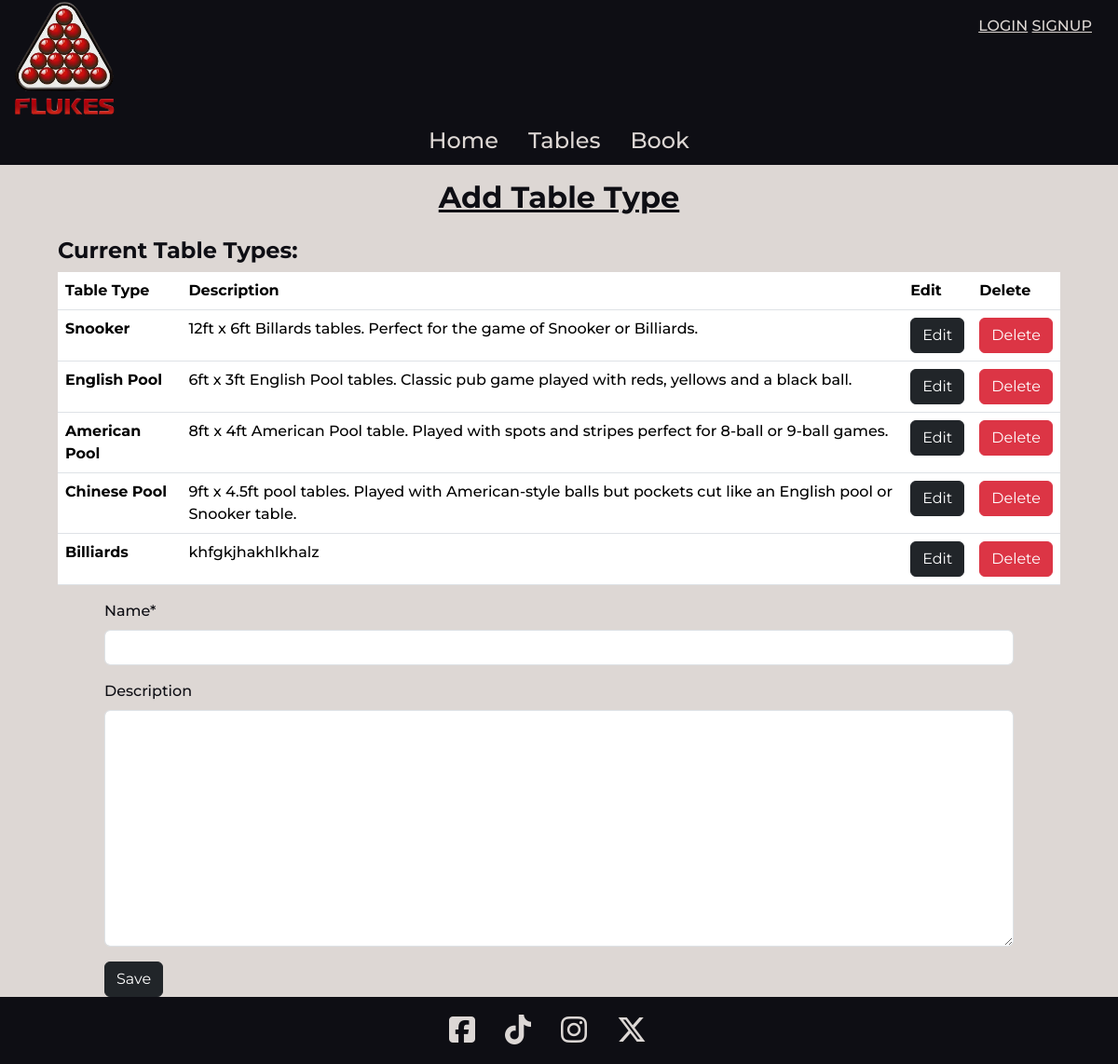
Page /tables/add_type/ on the earlier database version.
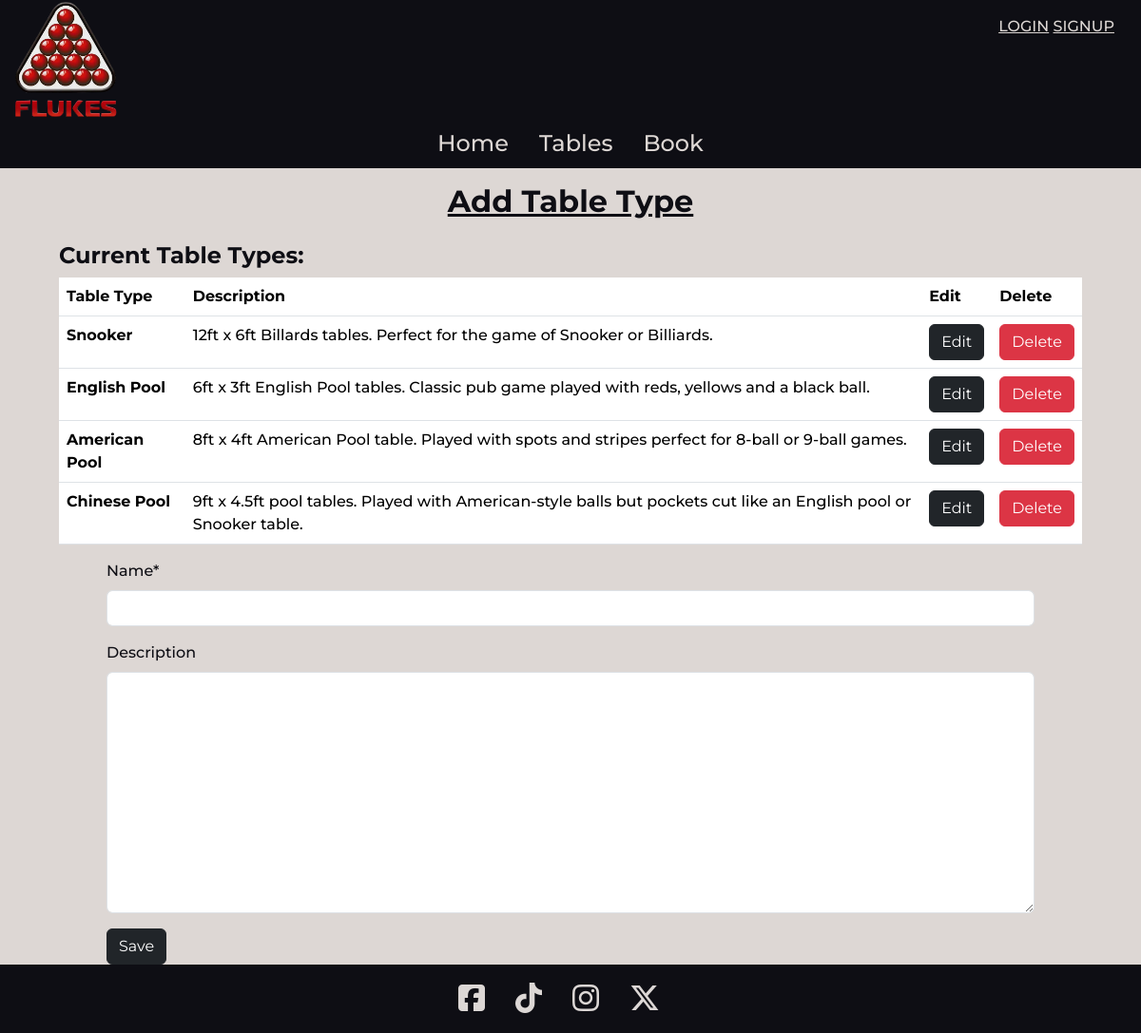
Same page on the later database version.
### tables/models.py (models this page shows, shortened)
class TableType(models.Model):
    name = models.CharField(max_length=50)
    description = models.TextField(blank=True, null=True)

### tables/views.py (the view)
# urls.py: path("add_type/", views.add_table_type_view, name="add_table_type"),
def add_table_type_view(request):
    table_types = TableType.objects.all()
    if request.method == "POST":
        form = TableTypeForm(request.POST)
        if form.is_valid():
            form.save()
            messages.success(request, "Table added successfully")
            return redirect("home")
        else:
            messages.error(
                request, "There was a problem adding the table, please try again."
            )
    else:
        form = TableTypeForm()
    context = {
        "form": form,
        "table_types": table_types,
    }
    return render(request, "tables/add_table_type.html", context)

### tables/forms.py
class TableTypeForm(forms.ModelForm):
    class Meta:
        model = TableType
        fields = "__all__"

### home/context_processors.py (called while the page is built)
def club_details_processor(request):
    club_details = ClubDetails.objects.get_instance()
    opening_hours = OpeningHours.objects.all().order_by("day_of_week")
    context = {
        "club_details": club_details,
        "opening_hours": opening_hours,
    }
    return context

### home/models.py (called while the page is built)
    def get_instance(self):
        if self.exists():
            return self.get()
        return self.create()

### profiles/context_processors.py (called while the page is built)
def profile_context_processors(request):
    profile = None
    if request.user.is_authenticated:
        try:
            profile = UserProfile.objects.get(user=request.user)
        except UserProfile.DoesNotExist:
            profile = None  # or handle as needed
    return {"profile": profile}

### tables/templates/tables/add_table_type.html (shortened to what this page needs)
{% extends "base.html" %}
{% load crispy_forms_tags %}
{% block content %}
<h2 class="text-center py-3 text-decoration-underline fw-bold">Add Table Type</h2>
<div class="row justify-content-evenly">
  <div class="col-11">
    <h4 class="fw-bold">Current Table Types:</h4>
    <table class="table">
      <thead>
        <tr>
          <th scope="col">Table Type</th>
          <th scope="col">Description</th>
          <th scope="col">Edit</th>
          <th scope="col">Delete</th>
        </tr>
      </thead>
      <tbody>
        {% for type in table_types %}
        <tr>
          <th scope="row">{{ type.name }}</th>
          <td>{{ type.description }}</td>
          <td><a href="{% url 'edit_table_type' type.pk %}" class="btn btn-dark">Edit</a></td>
          <td><a href="{% url 'delete_table_type' type.pk %}" class="btn btn-danger">Delete</a></td>
        </tr>
        {% endfor %}
      </tbody>
    </table>
  </div>
</div>
<div class="row justify-content-evenly">
  <div class="col-10">
    <form method="post">
      {% for field in form %}
        {{ field | as_crispy_field }}
      {% endfor %}
      <button class="btn btn-dark" type="submit">Save</button>
    </form>
  </div>
</div>
{% endblock %}

Differences in the rows shown:
removed TableType: name "Billiards", description "khfgkjhakhlkhalz"
